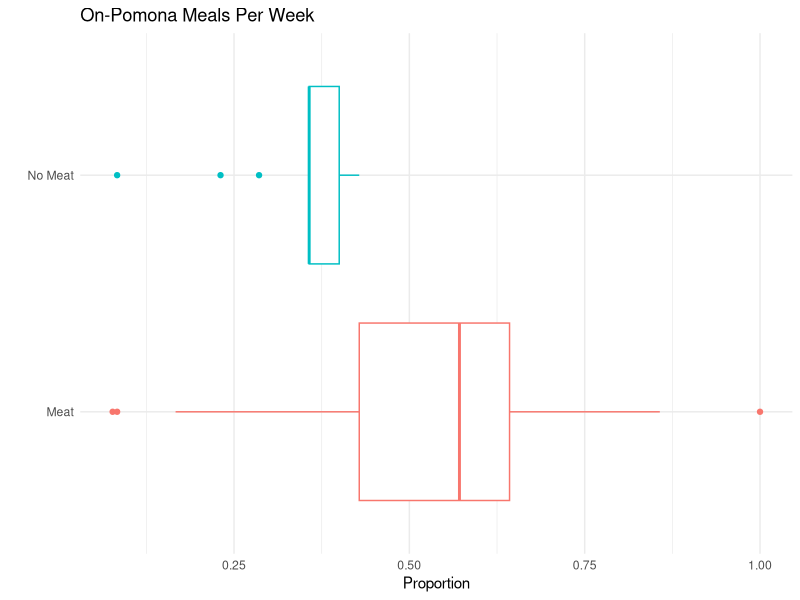
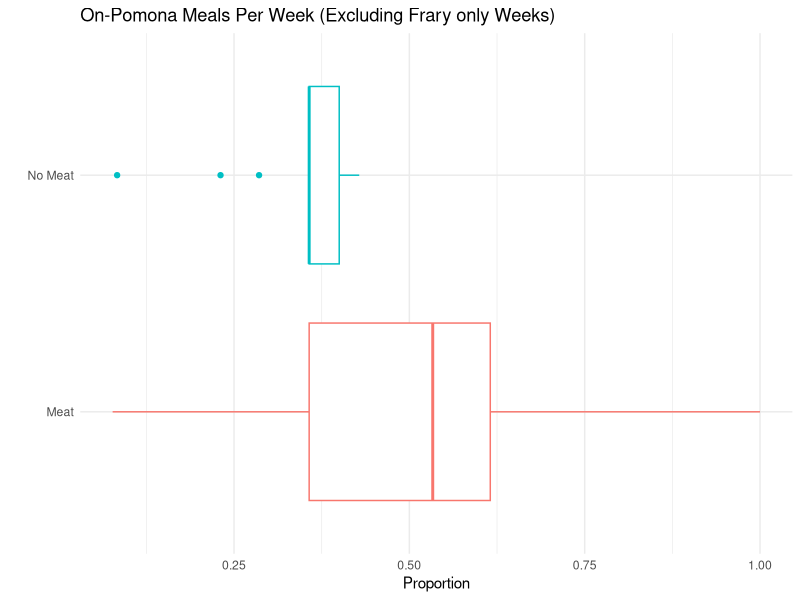

Generate these figures, in order, with R:
## ---- chunk 1
library(tidyverse)
library(lubridate)


unclean_dh_data <- read.csv("first3sem_dininghall_data.csv")


semi_clean_dh <- unclean_dh_data |>
  mutate(week_of = floor_date(mdy(Date), unit = "week")) |>
  group_by(week_of) |>
  summarize(on_camp = sum(Place %in% c("Frank", "Frary", "Oldenborg")), on_camp_prop = on_camp/n()) |>
  mutate(pesc = if_else(week_of >= mdy("09/13/2025"), "No Meat", "Meat"))


ggplot(semi_clean_dh, aes(x = on_camp_prop, y = pesc, color = pesc)) +
  geom_boxplot() +
  labs(title = "On-Pomona Meals Per Week", 
  x = "Proportion", y = "") + theme_minimal() + theme(legend.position = "none")

## ---- chunk 2
semi_clean_dh_no_summer <- unclean_dh_data |>
  mutate(week_of = floor_date(mdy(Date), unit = "week")) |>
  filter(!between(week_of, mdy("7/13/2025"), mdy("8/17/2025"))) |>
  group_by(week_of) |>
  summarize(on_camp = sum(Place %in% c("Frank", "Frary", "Oldenborg")), on_camp_prop = on_camp/n()) |>
  mutate(pesc = if_else(week_of >= mdy("09/13/2025"), "No Meat", "Meat"))


ggplot(semi_clean_dh_no_summer, aes(x = on_camp_prop, y = pesc, color = pesc)) +
  geom_boxplot() +
  labs(title = "On-Pomona Meals Per Week (Excluding Frary only Weeks)", 
  x = "Proportion", y = "") + theme_minimal() + theme(legend.position = "none")
